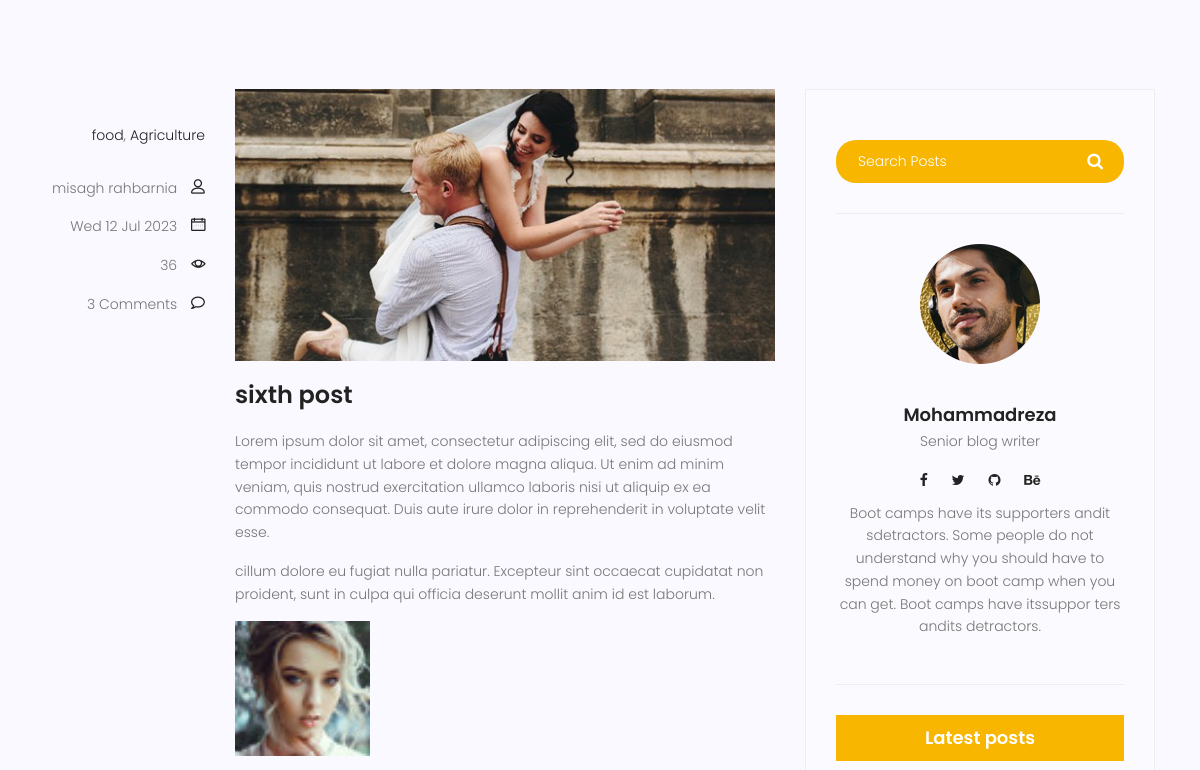
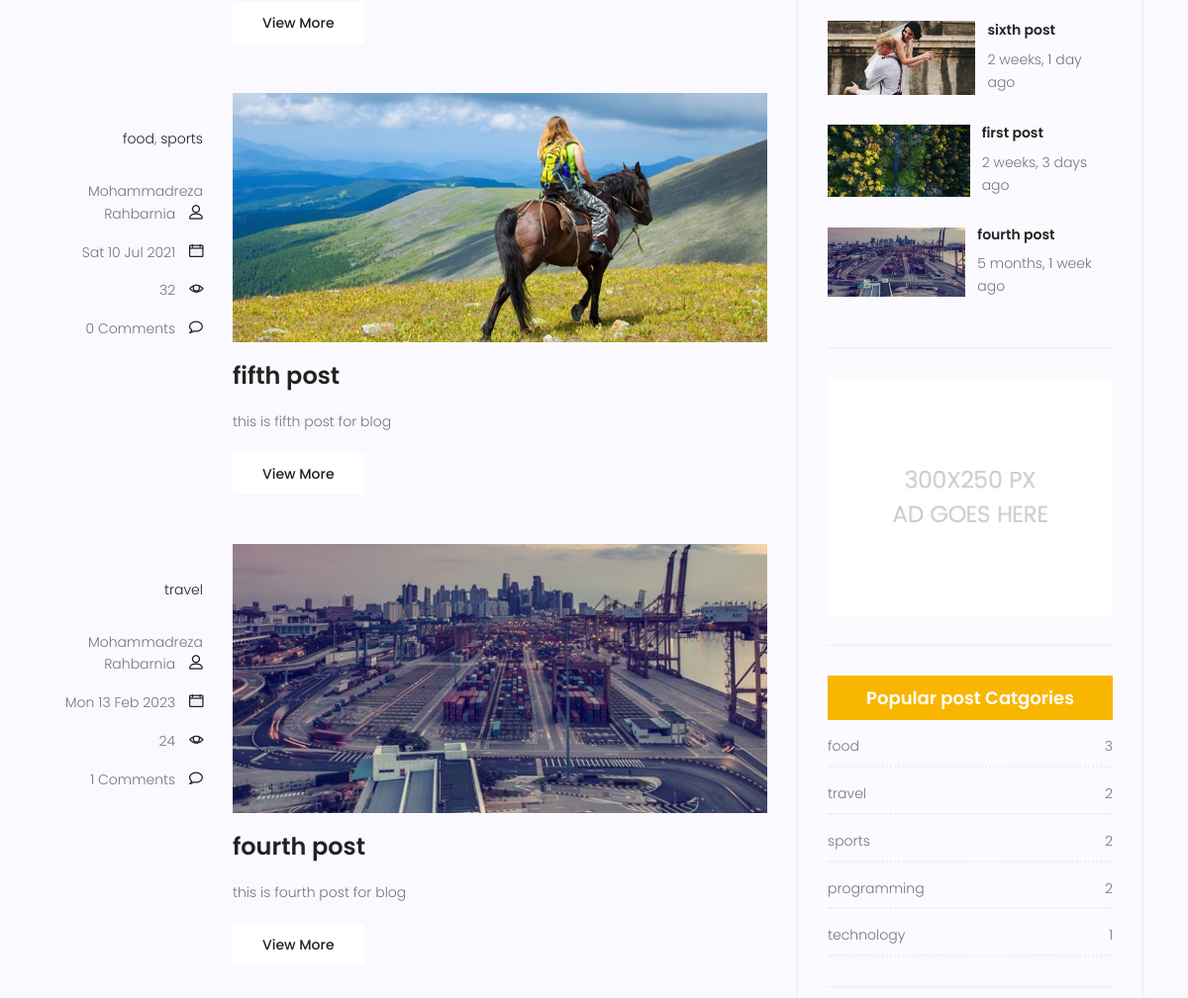
The page /blog/ (middle part) on the database as committed earlier (2 pictures, top to bottom).
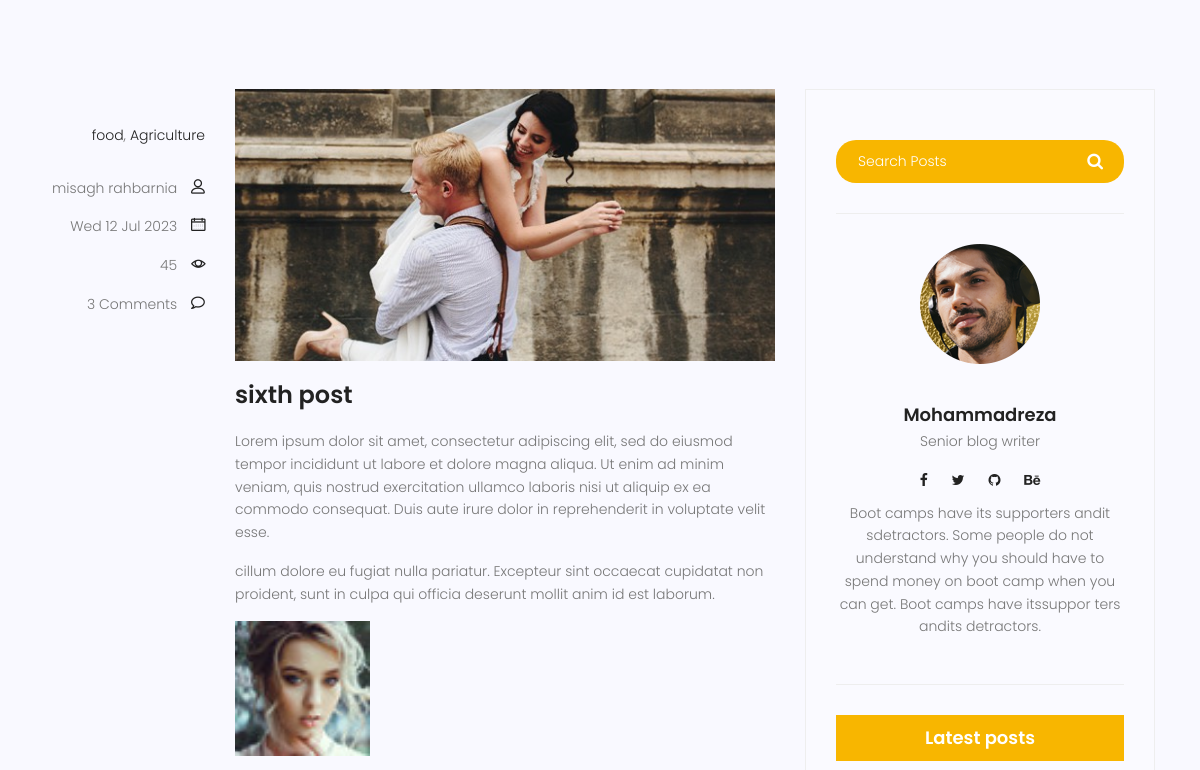
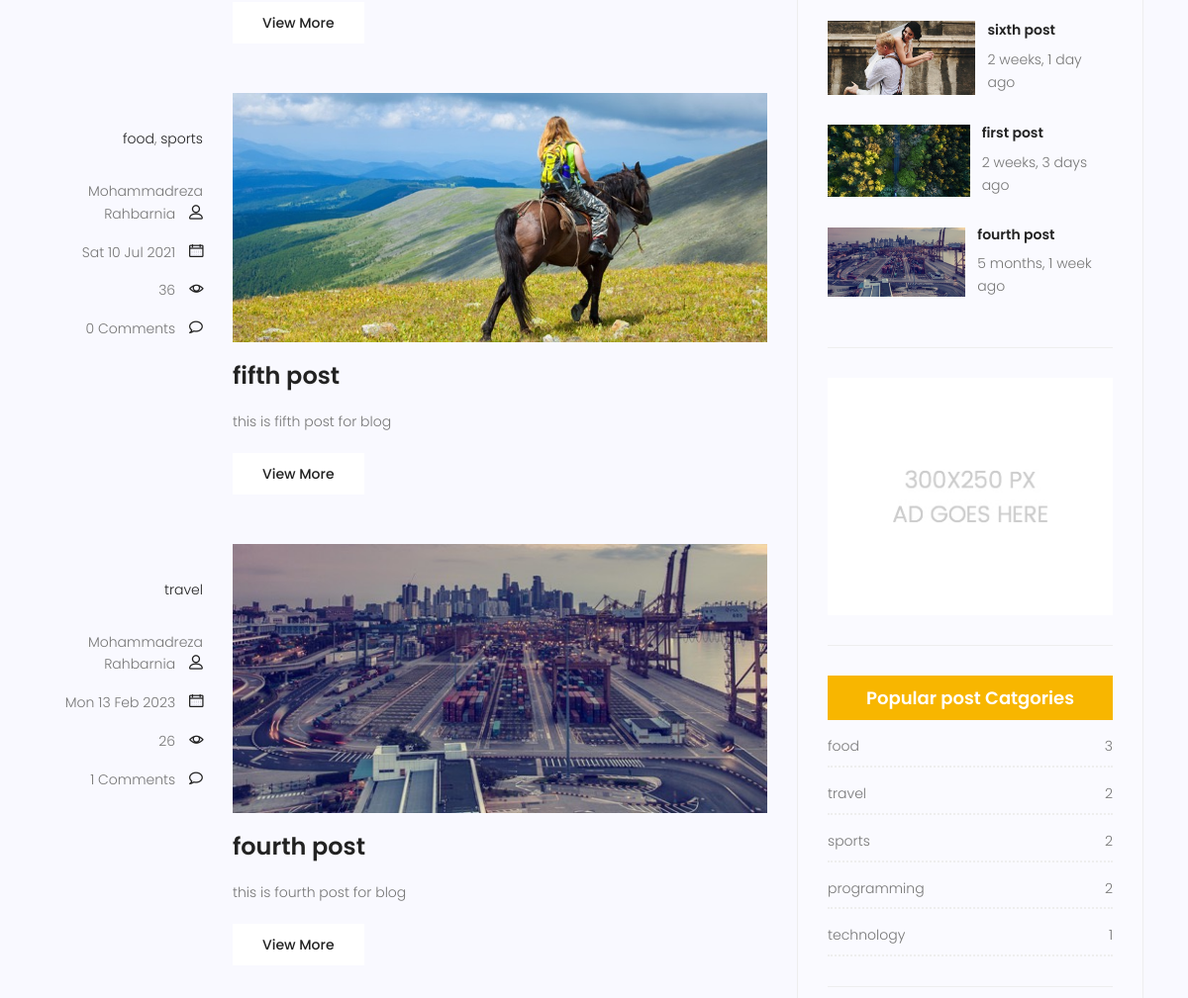
The same page on the database as committed later (2 pictures, top to bottom).
### blog/models.py (models this page shows, shortened)
class Post(models.Model):
    title = models.CharField(max_length=255)
    content = models.TextField()
    image = models.ImageField(upload_to='blog',default='blog/default.jpg')
    tags = TaggableManager()
    category = models.ManyToManyField(Category)
    author = models.ForeignKey(User,on_delete=models.SET_NULL,null = True)
    login_require = models.BooleanField(default=False)
    counted_views = models.IntegerField(default=0)
    status = models.BooleanField(default=False)
    created_date = models.DateTimeField(auto_now_add=True)
    updated_date = models.DateTimeField(auto_now=True)
    published_date = models.DateTimeField(null = True)
    class Meta:
        ordering = ['-created_date']

### blog/views.py (the view)
# urls.py: path("",blog_view,name = 'index'),
def blog_view(request,**kwargs):
    posts = Post.objects.filter(published_date__lte = timezone.now())
    if kwargs.get('cat_name') != None:
        posts = posts.filter(category__name=kwargs['cat_name'])
    if kwargs.get('author_username') != None:
        posts = posts.filter(author__username=kwargs['author_username'])
    if kwargs.get('tag_name') != None:
        posts = posts.filter(tags__name__in=[kwargs['tag_name']])
    posts = Paginator(posts,3)
    page_number = request.GET.get('page')
    try:
        posts = posts.page(page_number)
    except PageNotAnInteger:
        posts = posts.page(1)
    except EmptyPage:
        posts = posts.page(1)
    context = {'posts':posts}
    return render(request,'blog/blog-home.html',context)

### blog/models.py (called while the page is built)
    def __str__(self):
        return self.name

### blog/templatetags/blog_tags.py (called while the page is built)
@register.inclusion_tag('blog/blog-latestposts.html')
def latest_posts(arg=3):
    posts = Post.objects.filter(published_date__lte=timezone.now()).order_by('-published_date')[:arg]
    return {'posts':posts}

@register.inclusion_tag('blog/blog-postcategories.html')
def popular_categories():
    posts = Post.objects.filter(published_date__lte=timezone.now())
    categories = Category.objects.all()
    cat_dict = {}
    for name in categories:
        cat_dict[name]=posts.filter(category=name).count()
    cat_dict = dict((sorted(list(cat_dict.items()),key=lambda x:x[1],reverse=True)[:5]))
    return {'categories':cat_dict}

@register.simple_tag(name="comments_counter")
def function(pid):
    post = Post.objects.get(pk=pid,status=True)
    return Comment.objects.filter(post=post,approved = True).count()

### templates/blog/blog-home.html (shortened to what this page needs)
{% extends 'base.html' %}
{% load static %}
{% load blog_tags %}
{% block container %}
<section class="top-category-widget-area pt-90 pb-90 ">
</section>
<section class="post-content-area">
	<div class="container">
		<div class="row">
			<div class="col-lg-8 posts-list">
				{% for post in posts %}
				<div class="single-post row">
					<div class="col-lg-3  col-md-3 meta-details">
						<ul class="tags">
							{% for cat in post.category.all %}
							<li><a href="{% url 'blog:category' cat_name=cat.name %}">{{cat.name}}</a></li>{% if not forloop.last %},{% endif %}
							{% endfor %}
						</ul>
						<div class="user-details row">
							<p class="user-name col-lg-12 col-md-12 col-6"><a href="{% url 'blog:author' author_username=post.author.username %}">{{post.author.get_full_name}}</a> <span
									class="lnr lnr-user"></span></p>
							<p class="date col-lg-12 col-md-12 col-6"><a href="#">{{post.published_date|date:"D d M Y"}}</a> <span
									class="lnr lnr-calendar-full"></span></p>
							<p class="view col-lg-12 col-md-12 col-6"><a href="#">{{post.counted_views}}</a> <span
									class="lnr lnr-eye"></span></p>
							<p class="comments col-lg-12 col-md-12 col-6"><a href="#">{% comments_counter pid=post.id %} Comments</a> <span
									class="lnr lnr-bubble"></span></p>
						</div>
					</div>
					<div class="col-lg-9 col-md-9 ">
						<div class="feature-img">
							<img class="img-fluid" src= {{post.image.url}} alt="">
						</div>
						<a class="posts-title" href="{% url 'blog:single' pid=post.id %}">
							<h3>{{post.title}}</h3>
						</a>
						<p class="excert">
							{{post.content|truncatewords:100|safe }}
						</p>
						<a href="{% url 'blog:single' pid=post.id %}" class="primary-btn">View More</a>
					</div>
				</div>
                {% endfor %}
			</div>
			<div class="col-lg-4 sidebar-widgets">
				<div class="widget-wrap">
					{% include 'blog/blog-searchbar.html' %}
                    {% include 'blog/blog-writer.html' %}
					{% latest_posts %}
					{% include 'blog/blog-ads.html' %}
					{% popular_categories %}
				</div>
			</div>
		</div>
	</div>
</section>
{% endblock %}

### templates/blog/blog-latestposts.html
{% load blog_tags %}
{% load humanize %}
<div class="single-sidebar-widget popular-post-widget">
    <h4 class="popular-title">Latest posts</h4>
    {% for post in posts %}
    <div class="popular-post-list">
        <div class="single-post-list d-flex flex-row align-items-center">
            <div class="thumb">
                <img class="img-fluid" src="{{post.image.url}}" alt="">
            </div>
            <div class="details">
                <a href="{% url 'blog:single' pid=post.id %}">
                    <h6>{{post.title}}</h6>
                </a>
                <p>{{ post.published_date|naturaltime }}</p>
            </div>
        </div>
    </div>
    {% endfor %}
</div>

Rows that differ between the two databases and show on the page:
changed Post "sixth post": counted_views "36" → "45"
changed Post "fifth post": counted_views "32" → "36"
changed Post "fourth post": counted_views "24" → "26"
